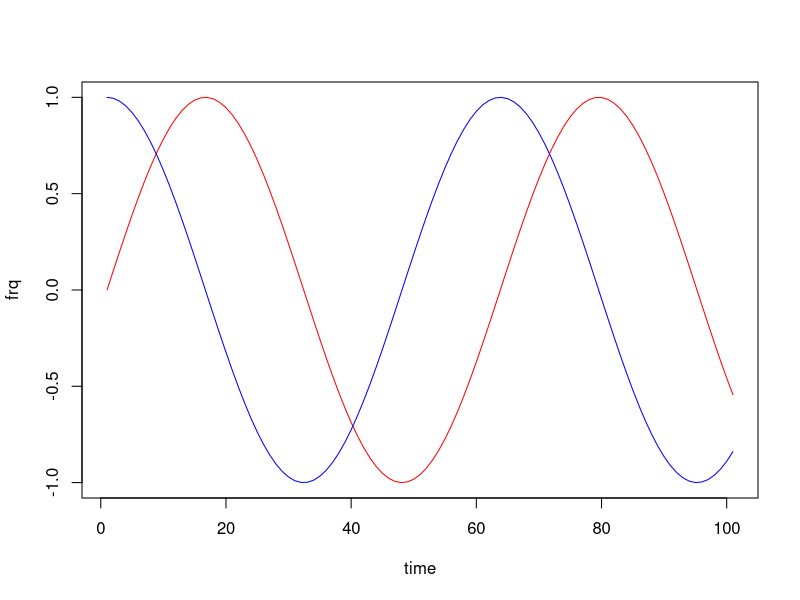

Write R code to recreate this figure.
a<-seq(0,10,0.1)
#b<-sin(a*0.0174533)
#c<-cos(a*0.0174533)
png(file="sincosplot.png")
plot(sin(a),type="l",col="red",xlab="time",ylab="frq")
lines(cos(a),type="l",col="blue")
